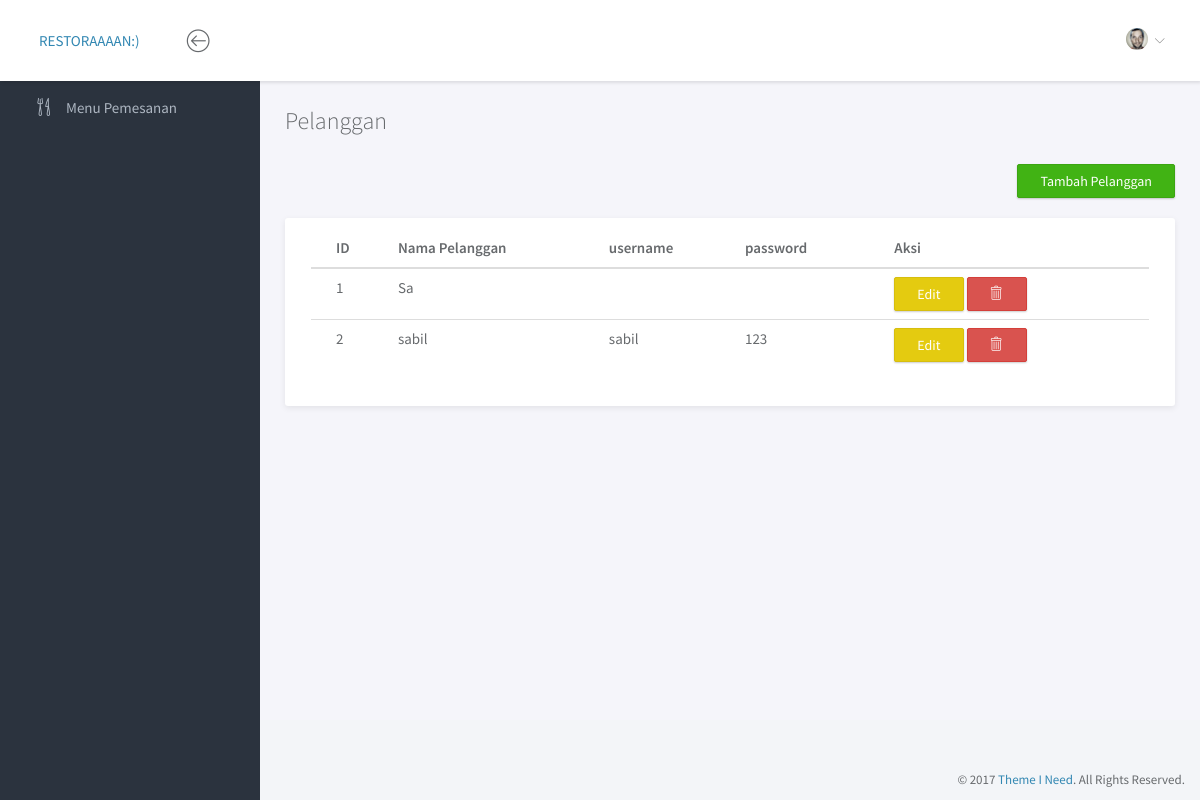
The app's page /index.php/pelanggan with its own data.
### tables this page shows
CREATE TABLE `pelanggan` (
  `id_pelanggan` int(11) NOT NULL,
  `nama_pelanggan` varchar(50) NOT NULL,
  `alamat` text NOT NULL,
  `telp` int(15) NOT NULL,
  `username` varchar(50) NOT NULL,
  `password` varchar(50) NOT NULL
);

### application/controllers/Pelanggan.php (called while the page is built, shortened)
<?php
class Pelanggan extends CI_Controller {
    public function __construct()
    {
        $this->load->model('model_data', 'mData');
    }
    public function index()
    {
        $data['content']='pelanggan';
        $data['pelanggan']=$this->mData->getPelanggan();
        $this->load->view('template', $data);
    }
}

### index.php (called while the page is built, shortened)
<?php
require_once BASEPATH.'core/CodeIgniter.php';

### application/models/Model_data.php (called while the page is built, shortened)
<?php
class Model_data extends CI_Model {
    public function getPelanggan()
    {
        $result = $this->db->get('pelanggan')->result();
        return $result;
    }
}

### application/views/pelanggan.php (the view, shortened to what this page needs)
<div class="container-fluid">
    <h3 class="page-title">Pelanggan</h3>
	<div class="row">
        <div class="col-md-12">
        <div class="text-right" style="padding-bottom:20px">
                <button type="button" class="btn btn-success" data-toggle="modal" data-target="#modalPelanggan">Tambah Pelanggan</button>
            </div>
            <div class="panel">
		    	<div class="panel-body">
		    		<table class="table">
		    			<thead>
		    				<tr>
		    					<th>ID</th>
                                <th>Nama Pelanggan</th>
                                <th>username</th>
                                <th>password</th>
		    					<th>Aksi</th>
		    				</tr>
		    			</thead>
		    			<tbody>
                        <?php foreach ($pelanggan as $items): ?>
                            <tr>
                                <td><?=$items->id_pelanggan?></td>
                                <td><?=$items->nama_pelanggan?></td>
                                <td><?=$items->username?></td>
                                <td><?=$items->password?></td>
                                <td>
                                    <a href="<?= base_url('data/edit/pelanggan/'.$items->id_pelanggan);?>" class="btn btn-warning">Edit</a>
                                    <a href="<?= base_url('data/delete/pelanggan/'.$items->id_pelanggan) ?>" class="btn btn-danger"><i class="lnr lnr-trash"></i></a>
                                </td>
                            </tr>
                        <?php endforeach; ?>
                        </tbody>
		    		</table>
		    	</div>
		    </div>
        </div>
    </div>
</div>

### assets/css/main.css (style rules this page uses)
html { position: relative; min-height: 100%; }
body { background-color: #F3F5F8; font-family: "Source Sans Pro", sans-serif; font-size: 15px; color: #676a6d; }
a { color: #3287B2; }
th { font-weight: 600; }
.page-title { margin-top: 0; margin-bottom: 30px; font-weight: 300; }
.btn { -webkit-border-radius: 2px; -moz-border-radius: 2px; border-radius: 2px; -moz-box-shadow: 0px 1px 2px 0 rgba(0, 0, 0, 0.2); -webkit-box-shadow: 0px 1px 2px 0 rgba(0, 0, 0, 0.2); box-shadow: 0px 1px 2px 0 rgba(0, 0, 0, 0.2); padding: 6px 22px; }
.btn-warning { background-color: #e4cb10; border-color: #d6be0f; }
.btn-success { background-color: #41B314; border-color: #3ca512; }
.panel { -webkit-border-radius: 3px; -moz-border-radius: 3px; border-radius: 3px; -moz-box-shadow: 0 2px 6px rgba(0, 0, 0, 0.08); -webkit-box-shadow: 0 2px 6px rgba(0, 0, 0, 0.08); box-shadow: 0 2px 6px rgba(0, 0, 0, 0.08); background-color: #fff; margin-bottom: 30px; }
.panel .panel-heading, .panel .panel-body, .panel .panel-footer { padding-left: 25px; padding-right: 25px; }
.panel .panel-body { padding-top: 10px; padding-bottom: 15px; }
.panel .table > thead > tr > td:first-child, .panel .table > thead > tr > th:first-child, .panel .table > tbody > tr > td:first-child, .panel .table > tbody > tr > th:first-child, .panel .table > tfoot > tr > td:first-child, .panel .table > tfoot > tr > th:first-child { padding-left: 25px; }
.panel .table > thead > tr > td:last-child, .panel .table > thead > tr > th:last-child, .panel .table > tbody > tr > td:last-child, .panel .table > tbody > tr > th:last-child, .panel .table > tfoot > tr > td:last-child, .panel .table > tfoot > tr > th:last-child { padding-left: 25px; }

### records on screen
pelanggan: id_pelanggan "1", nama_pelanggan "Sa"
pelanggan: id_pelanggan "2", nama_pelanggan "sabil", username "sabil", password "123"
